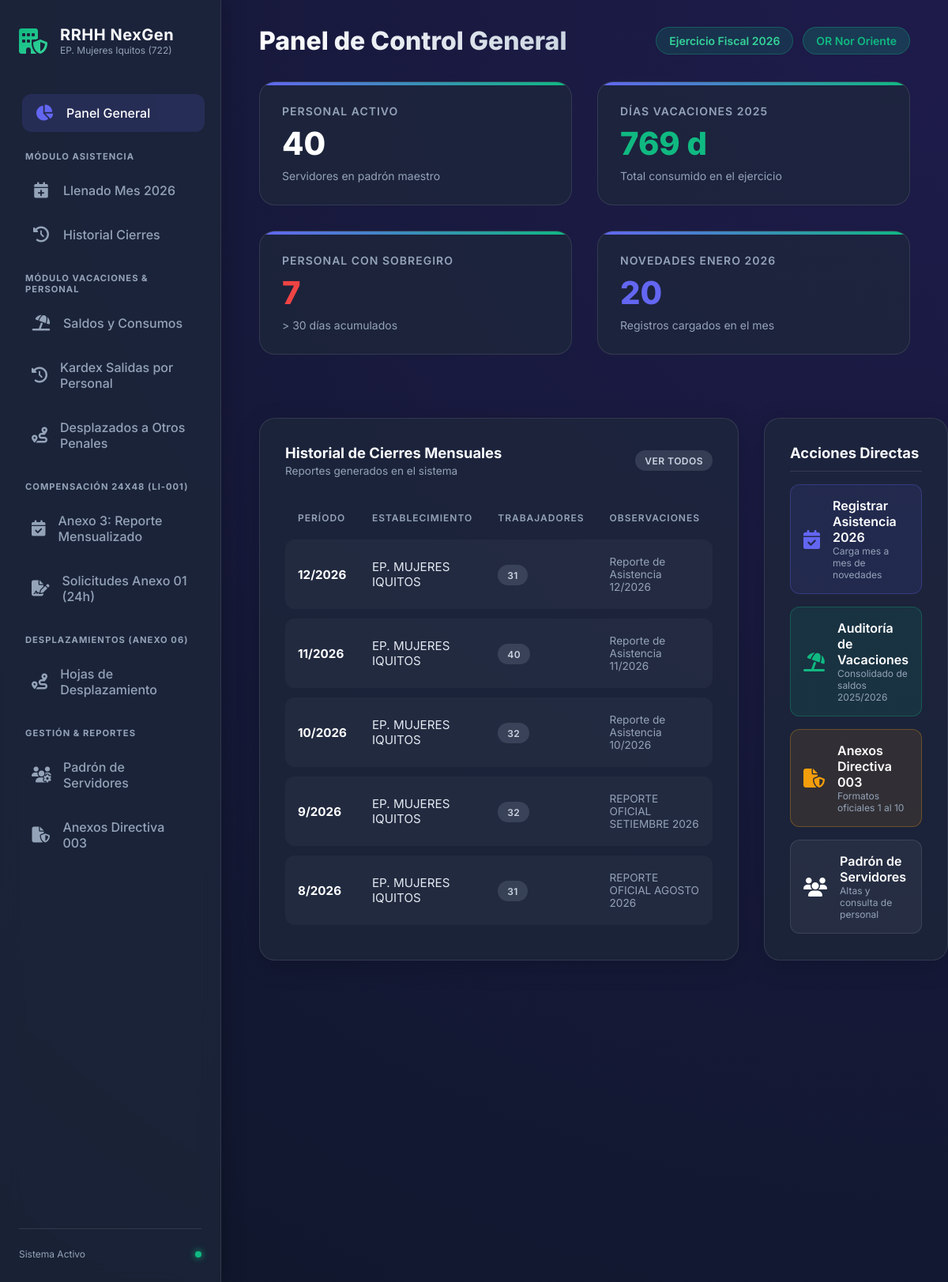
The page / on the database its author committed.
### tables this page shows
CREATE TABLE reportes_cierre_mensual (
    id_reporte INTEGER PRIMARY KEY AUTOINCREMENT,
    anio INTEGER NOT NULL,                       -- Ej: 2025, 2026
    mes INTEGER NOT NULL CHECK (mes BETWEEN 1 AND 12), -- 1 al 12 (Setiembre=9, Octubre=10, etc.)
    id_establecimiento INTEGER NOT NULL,         -- 722
    id_responsable INTEGER NOT NULL,             -- Referencia a empleado (directora/encargada)
    total_trabajadores INTEGER DEFAULT 0,
    fecha_cierre DATE,
    observaciones_generales TEXT,
    created_at TIMESTAMP DEFAULT CURRENT_TIMESTAMP, estado VARCHAR(20) DEFAULT 'ABIERTO',
    CONSTRAINT uq_reporte_mensual UNIQUE (anio, mes, id_establecimiento),
    FOREIGN KEY (id_establecimiento) REFERENCES establecimientos(id_establecimiento),
    FOREIGN KEY (id_responsable) REFERENCES empleados(id_empleado)
);

CREATE TABLE establecimientos (
    id_establecimiento INTEGER PRIMARY KEY, -- Código UBIC, ej: 722
    id_or INTEGER NOT NULL,
    nombre VARCHAR(150) NOT NULL,
    FOREIGN KEY (id_or) REFERENCES oficinas_regionales(id_or)
);

### app/modules/dashboard/router.py (the view)
@router.get("/", response_class=HTMLResponse)
async def dashboard_home(request: Request):
    total_empleados = EmpleadoService.contar_empleados()
    saldos = VacacionesService.obtener_resumen_saldos()
    resumen_enero = AsistenciaService.obtener_resumen_mes(anio=2026, mes=1)
    historial = AsistenciaService.obtener_historial_reportes()
    return templates.TemplateResponse(
        request=request,
        name="dashboard.html",
        context={
            "total_empleados": total_empleados,
            "vacaciones_stats": saldos["stats"],
            "resumen_actual": resumen_enero,
            "historial_reciente": historial[:5]
        }
    )

### app/templates/dashboard.html (shortened to what this page needs)
{% extends "base.html" %}
{% block header_title %}Panel de Control General{% endblock %}
{% block content %}
<div style="display: flex; flex-direction: column; gap: 2rem;">
    <div class="stats-grid">
        <div class="stat-card">
            <div class="stat-title">Personal Activo</div>
            <div class="stat-value" style="color: #fff;">{{ total_empleados }}</div>
            <div class="stat-desc">Servidores en padrón maestro</div>
        </div>
        <div class="stat-card">
            <div class="stat-title">Días Vacaciones 2025</div>
            <div class="stat-value" style="color: var(--secondary);">{{ vacaciones_stats.total_dias_gozados }} d</div>
            <div class="stat-desc">Total consumido en el ejercicio</div>
        </div>
        <div class="stat-card">
            <div class="stat-title">Personal con Sobregiro</div>
            <div class="stat-value {% if vacaciones_stats.total_excedidos > 0 %}text-danger{% else %}text-secondary{% endif %}">
                {{ vacaciones_stats.total_excedidos }}
            </div>
            <div class="stat-desc">> 30 días acumulados</div>
        </div>
        <div class="stat-card">
            <div class="stat-title">Novedades Enero 2026</div>
            <div class="stat-value" style="color: var(--primary);">{{ resumen_actual.kpis.total_novedades if (resumen_actual and resumen_actual.kpis) else 0 }}</div>
            <div class="stat-desc">Registros cargados en el mes</div>
        </div>
    </div>
    <div style="display: grid; grid-template-columns: 2fr 1fr; gap: 2rem;">
        <div class="table-container">
            <div class="table-header">
                <div>
                    <h3 style="font-size: 1.15rem; font-weight: 700;">Historial de Cierres Mensuales</h3>
                    <p style="color: var(--text-muted); font-size: 0.85rem; margin-top: 0.25rem;">Reportes generados en el sistema</p>
                </div>
                <a href="/asistencia/reportes" class="badge badge-neutral" style="text-decoration: none;">Ver Todos</a>
            </div>
            <table class="data-table">
                <thead>
                    <tr>
                        <th>Período</th>
                        <th>Establecimiento</th>
                        <th>Trabajadores</th>
                        <th>Observaciones</th>
                    </tr>
                </thead>
                <tbody>
                    {% for r in historial_reciente %}
                    <tr>
                        <td style="font-weight: 700; color: #fff;">{{ r.mes }}/{{ r.anio }}</td>
                        <td>{{ r.nombre_establecimiento or 'EP Mujeres Iquitos (722)' }}</td>
                        <td><span class="badge badge-neutral">{{ r.total_trabajadores }}</span></td>
                        <td style="color: var(--text-muted); font-size: 0.85rem;">{{ r.observaciones_generales }}</td>
                    </tr>
                    {% endfor %}
                </tbody>
            </table>
        </div>
        <div class="table-container" style="display: flex; flex-direction: column; gap: 1rem;">
            <h3 style="font-size: 1.15rem; font-weight: 700; border-bottom: 1px solid var(--border-color); padding-bottom: 0.75rem;">Acciones Directas</h3>
            <a href="/asistencia/llenado-2026?mes=1" style="text-decoration: none; padding: 1rem; background: rgba(99, 102, 241, 0.1); border: 1px solid rgba(99, 102, 241, 0.3); border-radius: 12px; display: flex; align-items: center; gap: 1rem; transition: 0.2s;" onmouseover="this.style.transform='translateX(4px)'" onmouseout="this.style.transform='translateX(0)'">
                <i class="fa-solid fa-calendar-check" style="font-size: 1.5rem; color: var(--primary);"></i>
                <div>
                    <div style="font-weight: 600; color: #fff;">Registrar Asistencia 2026</div>
                    <div style="font-size: 0.75rem; color: var(--text-muted);">Carga mes a mes de novedades</div>
                </div>
            </a>
            <a href="/vacaciones/saldos" style="text-decoration: none; padding: 1rem; background: rgba(16, 185, 129, 0.1); border: 1px solid rgba(16, 185, 129, 0.3); border-radius: 12px; display: flex; align-items: center; gap: 1rem; transition: 0.2s;" onmouseover="this.style.transform='translateX(4px)'" onmouseout="this.style.transform='translateX(0)'">
                <i class="fa-solid fa-umbrella-beach" style="font-size: 1.5rem; color: var(--secondary);"></i>
                <div>
                    <div style="font-weight: 600; color: #fff;">Auditoría de Vacaciones</div>
                    <div style="font-size: 0.75rem; color: var(--text-muted);">Consolidado de saldos 2025/2026</div>
                </div>
            </a>
            <a href="/reportes" style="text-decoration: none; padding: 1rem; background: rgba(245, 158, 11, 0.1); border: 1px solid rgba(245, 158, 11, 0.3); border-radius: 12px; display: flex; align-items: center; gap: 1rem; transition: 0.2s;" onmouseover="this.style.transform='translateX(4px)'" onmouseout="this.style.transform='translateX(0)'">
                <i class="fa-solid fa-file-shield" style="font-size: 1.5rem; color: var(--warning);"></i>
                <div>
                    <div style="font-weight: 600; color: #fff;">Anexos Directiva 003</div>
                    <div style="font-size: 0.75rem; color: var(--text-muted);">Formatos oficiales 1 al 10</div>
                </div>
            </a>
            <a href="/empleados" style="text-decoration: none; padding: 1rem; background: rgba(255, 255, 255, 0.05); border: 1px solid var(--border-color); border-radius: 12px; display: flex; align-items: center; gap: 1rem; transition: 0.2s;" onmouseover="this.style.transform='translateX(4px)'" onmouseout="this.style.transform='translateX(0)'">
                <i class="fa-solid fa-users" style="font-size: 1.5rem; color: #fff;"></i>
                <div>
                    <div style="font-weight: 600; color: #fff;">Padrón de Servidores</div>
                    <div style="font-size: 0.75rem; color: var(--text-muted);">Altas y consulta de personal</div>
                </div>
            </a>
        </div>
    </div>
</div>
{% endblock %}

### app/static/premium.css (style rules this page uses)
:root { --primary: #6366f1; --primary-hover: #4f46e5; --secondary: #10b981; --bg-dark: #0f172a; --bg-panel: rgba(30, 41, 59, 0.7); --text-main: #f8fafc; --text-muted: #94a3b8; --border-color: rgba(255, 255, 255, 0.1); --danger: #ef4444; --warning: #f59e0b; }
* { margin: 0; padding: 0; box-sizing: border-box; font-family: 'Inter', system-ui, sans-serif; }
body { background: radial-gradient(circle at top right, #1e1b4b, #0f172a); color: var(--text-main); min-height: 100vh; display: flex; overflow-x: hidden; }
.stats-grid { display: grid; grid-template-columns: repeat(auto-fit, minmax(300px, 1fr)); gap: 2rem; margin-bottom: 3rem; }
.stat-card { background: var(--bg-panel); backdrop-filter: blur(10px); border: 1px solid var(--border-color); border-radius: 20px; padding: 1.75rem; position: relative; overflow: hidden; transition: transform 0.3s ease, box-shadow 0.3s ease; }
.stat-card::before { content: ''; position: absolute; top: 0; left: 0; width: 100%; height: 4px; background: linear-gradient(90deg, var(--primary), var(--secondary)); }
.stat-title { font-size: 0.875rem; text-transform: uppercase; letter-spacing: 1px; color: var(--text-muted); font-weight: 600; margin-bottom: 0.5rem; }
.stat-value { font-size: 2.5rem; font-weight: 800; color: #fff; }
.stat-desc { font-size: 0.875rem; color: var(--text-muted); margin-top: 0.5rem; }
.table-container { background: var(--bg-panel); backdrop-filter: blur(10px); border: 1px solid var(--border-color); border-radius: 20px; padding: 2rem; box-shadow: 0 8px 32px rgba(0,0,0,0.15); }
.table-header { display: flex; justify-content: space-between; align-items: center; margin-bottom: 2rem; }
.data-table { width: 100%; border-collapse: separate; border-spacing: 0 0.75rem; }
.data-table th { text-align: left; padding: 0 1rem 0.5rem; color: var(--text-muted); font-size: 0.75rem; text-transform: uppercase; letter-spacing: 1px; font-weight: 600; }
.data-table td { padding: 1.25rem 1rem; background: rgba(255,255,255,0.03); color: #e2e8f0; font-size: 0.95rem; transition: background 0.2s; }
.data-table tr td:first-child { border-top-left-radius: 12px; border-bottom-left-radius: 12px; }
.data-table tr td:last-child { border-top-right-radius: 12px; border-bottom-right-radius: 12px; }
.badge { padding: 0.35rem 0.75rem; border-radius: 999px; font-size: 0.75rem; font-weight: 600; text-transform: uppercase; letter-spacing: 0.5px; }
.badge-neutral { background: rgba(148, 163, 184, 0.2); color: #cbd5e1; }
.text-danger { color: var(--danger) !important; }

### rows shown on the page
reportes_cierre_mensual: mes "12", anio "2026", nombre "EP. MUJERES IQUITOS", total_trabajadores "31", observaciones_generales "Reporte de Asistencia 12/2026"
reportes_cierre_mensual: mes "11", anio "2026", nombre "EP. MUJERES IQUITOS", total_trabajadores "40", observaciones_generales "Reporte de Asistencia 11/2026"
reportes_cierre_mensual: mes "10", anio "2026", nombre "EP. MUJERES IQUITOS", total_trabajadores "32", observaciones_generales "Reporte de Asistencia 10/2026"
reportes_cierre_mensual: mes "9", anio "2026", nombre "EP. MUJERES IQUITOS", total_trabajadores "32", observaciones_generales "REPORTE OFICIAL SETIEMBRE 2026"
reportes_cierre_mensual: mes "8", anio "2026", nombre "EP. MUJERES IQUITOS", total_trabajadores "31", observaciones_generales "REPORTE OFICIAL AGOSTO 2026"

### other values the page prints
{{ total_empleados }} "40"
{{ vacaciones_stats.total_dias_gozados }} "769"
{{ vacaciones_stats.total_excedidos }} "7"
